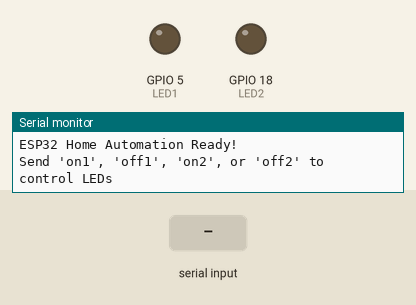
Simulated run of this sketch. Board: ESP32. Parts: output pins drawn as LEDs (lit = HIGH), the last lines printed to the serial monitor. The test bench sets the inputs (shaded band).

Above: at 1.2 s.
1.3 s: "on1\n" received over Serial
At 2.5 s:
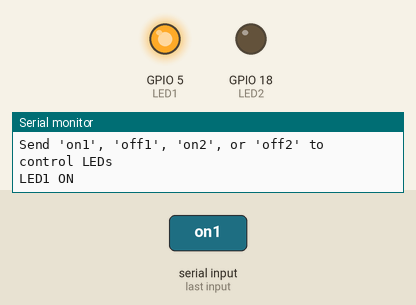
2.8 s: "on2\n" received over Serial
At 3.9 s:
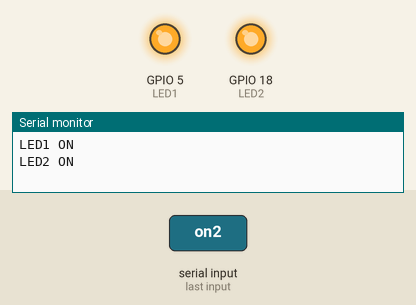
4.3 s: "off1\n" received over Serial
At 5.0 s:
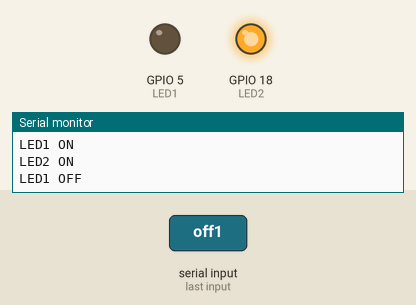
5.8 s: "off2\n" received over Serial
At 6.2 s:
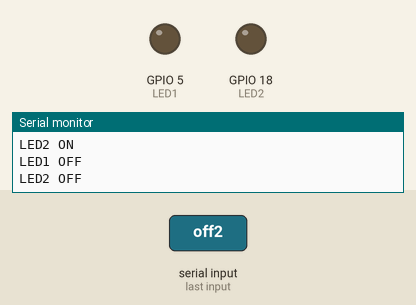
Timing chart, 0 to 8.3 s (numbered marks = the images above; inputs shaded):
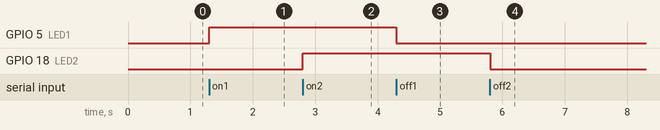

Measured:
- after the input at 1.3 s, GPIO 5 (LED1): LOW → HIGH at once
- after the input at 2.8 s, GPIO 18 (LED2): LOW → HIGH at once
- after the input at 4.3 s, GPIO 5 (LED1): HIGH → LOW at once
- after the input at 5.8 s, GPIO 18 (LED2): HIGH → LOW at once

The sketch:

esp32_code.ino
```cpp
// ESP32 Home Automation Code
// Controls 2 LEDs connected to GPIO5 and GPIO18
// Local control using Serial or App

#define LED1 5    // GPIO5
#define LED2 18   // GPIO18

void setup() {
  Serial.begin(115200);        // Start serial communication
  pinMode(LED1, OUTPUT);       // Set LED1 pin as output
  pinMode(LED2, OUTPUT);       // Set LED2 pin as output

  // Turn off both LEDs at start
  digitalWrite(LED1, LOW);
  digitalWrite(LED2, LOW);

  Serial.println("ESP32 Home Automation Ready!");
  Serial.println("Send 'on1', 'off1', 'on2', or 'off2' to control LEDs");
}

void loop() {
  if (Serial.available()) {
    String command = Serial.readStringUntil('\n');
    command.trim(); // Remove whitespace

    if (command == "on1") {
      digitalWrite(LED1, HIGH);
      Serial.println("LED1 ON");
    } else if (command == "off1") {
      digitalWrite(LED1, LOW);
      Serial.println("LED1 OFF");
    } else if (command == "on2") {
      digitalWrite(LED2, HIGH);
      Serial.println("LED2 ON");
    } else if (command == "off2") {
      digitalWrite(LED2, LOW);
      Serial.println("LED2 OFF");
    } else {
      Serial.println("Invalid command");
    }
  }
}
```
